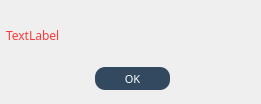
<?xml version="1.0" encoding="UTF-8"?>
<ui version="4.0">
 <class>DialogError</class>
 <widget class="QDialog" name="DialogError">
  <property name="geometry">
   <rect>
    <x>0</x>
    <y>0</y>
    <width>261</width>
    <height>104</height>
   </rect>
  </property>
  <property name="windowTitle">
   <string>Error</string>
  </property>
  <widget class="QLabel" name="label">
   <property name="geometry">
    <rect>
     <x>6</x>
     <y>20</y>
     <width>251</width>
     <height>31</height>
    </rect>
   </property>
   <property name="font">
    <font>
     <family>Montserrat</family>
    </font>
   </property>
   <property name="styleSheet">
    <string notr="true">qproperty-alignment: AlignCenter;
color: rgb(255, 56, 56);
</string>
   </property>
   <property name="text">
    <string>TextLabel</string>
   </property>
  </widget>
  <widget class="QPushButton" name="pushButton">
   <property name="geometry">
    <rect>
     <x>95</x>
     <y>67</y>
     <width>75</width>
     <height>23</height>
    </rect>
   </property>
   <property name="font">
    <font>
     <family>Montserrat</family>
     <pointsize>8</pointsize>
     <weight>50</weight>
     <italic>false</italic>
     <bold>false</bold>
    </font>
   </property>
   <property name="cursor">
    <cursorShape>PointingHandCursor</cursorShape>
   </property>
   <property name="styleSheet">
    <string notr="true">#pushButton
{
background-color: #33495f;
border-radius: 10px;
font: 8pt &quot;Montserrat&quot;;
color: white;
}

#pushButton:hover
{
	background-color: rgb(84, 120, 156);
}</string>
   </property>
   <property name="text">
    <string>OK</string>
   </property>
  </widget>
 </widget>
 <resources/>
 <connections/>
</ui>
